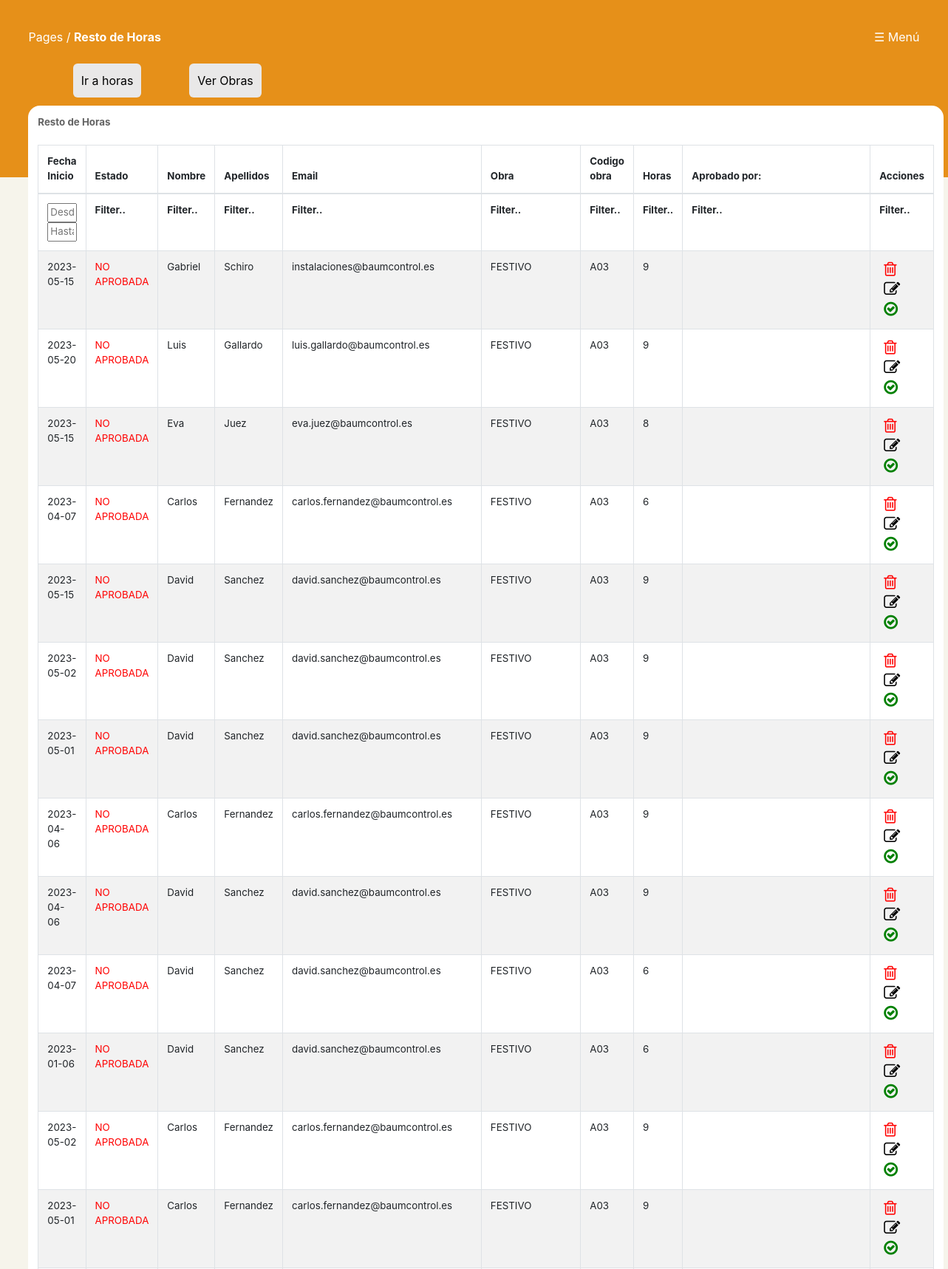
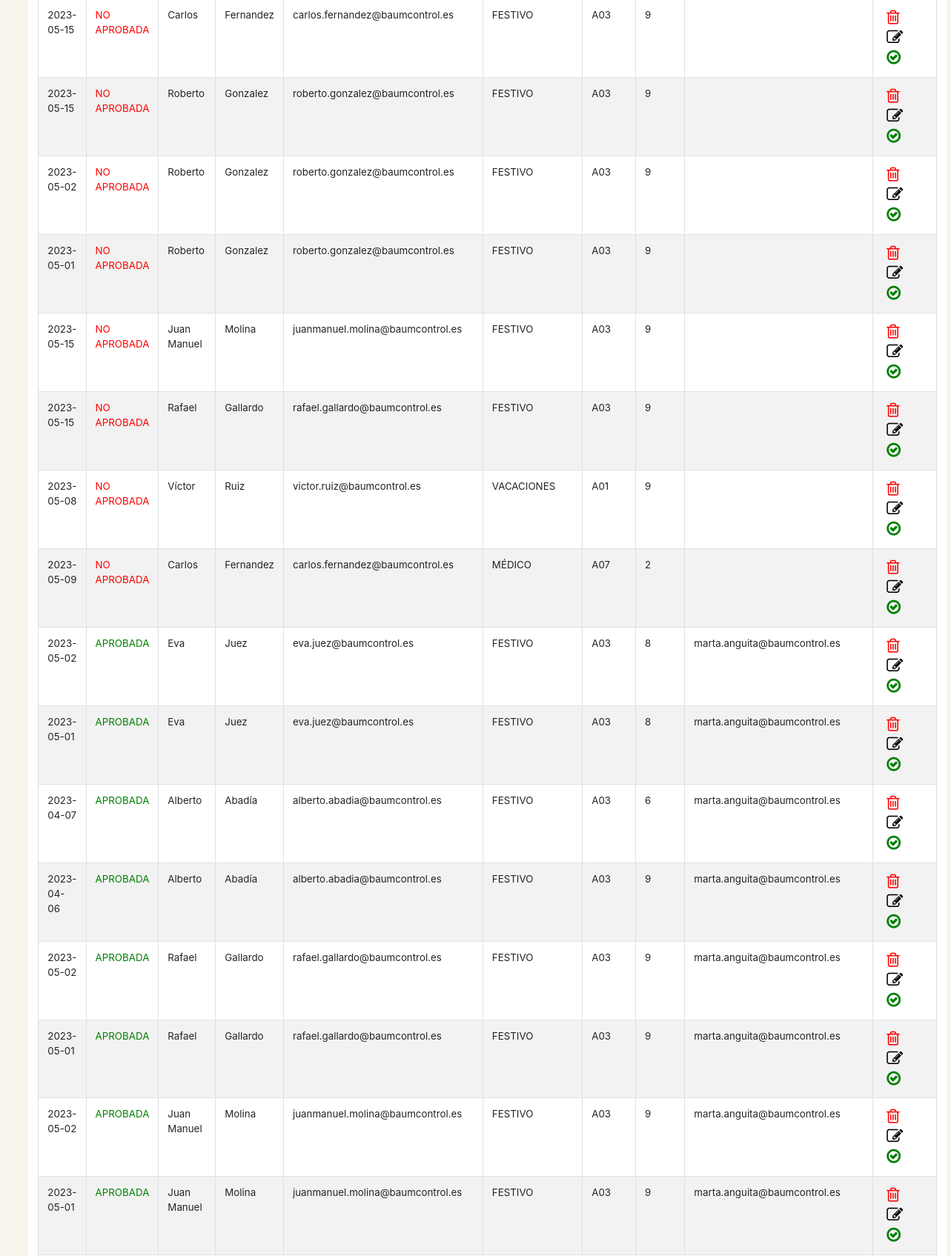
The app's page /horas_general/resto_horas.php (upper part) with its own data (2 pictures, top to bottom).
### tables this page shows
CREATE TABLE `exception_hours` (
  `id` bigint unsigned NOT NULL AUTO_INCREMENT,
  `hour` double NOT NULL DEFAULT '0',
  `user_id` bigint unsigned NOT NULL,
  `exception_work_id` bigint unsigned NOT NULL,
  `distancia` double(8,2) DEFAULT NULL,
  `status` enum('APROBADA','NO APROBADA') NOT NULL DEFAULT 'NO APROBADA',
  `date` date NOT NULL,
  `date_final` date DEFAULT NULL,
  `when_approve` date DEFAULT NULL,
  `who_approve` varchar(255) DEFAULT NULL,
  `id_who_approve` int DEFAULT NULL,
  `created_at` timestamp NULL DEFAULT NULL,
  `updated_at` timestamp NULL DEFAULT NULL,
  PRIMARY KEY (`id`),
  KEY `exception_hours_user_id_foreign` (`user_id`),
  KEY `exception_hours_exception_work_id_foreign` (`exception_work_id`),
  CONSTRAINT `exception_hours_exception_work_id_foreign` FOREIGN KEY (`exception_work_id`) REFERENCES `exception_works` (`id`),
  CONSTRAINT `exception_hours_user_id_foreign` FOREIGN KEY (`user_id`) REFERENCES `users` (`id`)
);

CREATE TABLE `users` (
  `id` bigint unsigned NOT NULL AUTO_INCREMENT,
  `name` varchar(255) NOT NULL,
  `last_name` varchar(255) DEFAULT NULL,
  `email` varchar(255) NOT NULL,
  `type` enum('ACTIVADA','NO ACTIVADA') NOT NULL DEFAULT 'ACTIVADA',
  `email_verified_at` timestamp NULL DEFAULT NULL,
  `password` varchar(255) DEFAULT NULL,
  `two_factor_secret` text,
  `two_factor_recovery_codes` text,
  `two_factor_confirmed_at` timestamp NULL DEFAULT NULL,
  `remember_token` varchar(100) DEFAULT NULL,
  `current_team_id` bigint unsigned DEFAULT NULL,
  `profile_photo_path` varchar(2048) DEFAULT NULL,
  `created_at` timestamp NULL DEFAULT NULL,
  `updated_at` timestamp NULL DEFAULT NULL,
  `deleted_at` timestamp NULL DEFAULT NULL,
  `hour_extra` int DEFAULT NULL,
  `schedule_id` bigint unsigned DEFAULT NULL,
  `rol_id` bigint unsigned DEFAULT NULL,
  `password2` varchar(250) DEFAULT NULL,
  PRIMARY KEY (`id`),
  UNIQUE KEY `users_email_unique` (`email`),
  KEY `schedule_id` (`schedule_id`),
  KEY `fk_rol_id` (`rol_id`),
  CONSTRAINT `fk_rol_id` FOREIGN KEY (`rol_id`) REFERENCES `roles` (`id`),
  CONSTRAINT `users_ibfk_1` FOREIGN KEY (`schedule_id`) REFERENCES `schedules` (`id`),
  CONSTRAINT `users_ibfk_2` FOREIGN KEY (`schedule_id`) REFERENCES `schedules` (`id`)
);

CREATE TABLE `exception_works` (
  `id` bigint unsigned NOT NULL AUTO_INCREMENT,
  `code` varchar(255) NOT NULL,
  `name` varchar(255) NOT NULL,
  `km_total` double(8,2) DEFAULT NULL,
  `hour_total` double(8,2) DEFAULT NULL,
  `created_at` timestamp NULL DEFAULT NULL,
  `updated_at` timestamp NULL DEFAULT NULL,
  PRIMARY KEY (`id`)
);

### horas_general/resto_horas.php (the view, shortened to what this page needs)
<?php
include("../include/bbddconexion.php");
if (!$conn) {
    die("Conexion fallida:" . mysqli_connect_error());
} else {
    $query = "select exception_hours.status, users.name as 'name_user', users.last_name, users.email, exception_works.code, exception_works.name, exception_hours.date, exception_hours.hour, exception_hours.id, exception_hours.who_approve from exception_hours, users, exception_works where users.id=exception_hours.user_id and exception_hours.exception_work_id=exception_works.id order by exception_hours.id desc;";
    $consulta = mysqli_query($conn, $query) or die("Fallo en la consulta");
    $num_filas = mysqli_num_rows($consulta);
    if ($consulta) {
        echo '
            <!DOCTYPE html>
<html lang="es">
<head>
<meta content="initial-scale=1,
maximum-scale=1, user-scalable=0"
name="viewport" />
<meta name="viewport"
content="width=device-width" />
    <title>BaumControl</title>
        <link rel="shortcut icon" href="../img/favicon.png">
    <link rel="stylesheet" href="../css/nav-bar.css">';
        include("../include/tabla.php");
        include("../include/tabla2.php");
        include("../include/menu.php");
        echo '</head>
<body>
<div class="fondo_naranja">
<div class="nav-bar">
    <span>Pages / <b>Resto de Horas</b></span>
    ';
        include("../template/menu.php");
        echo ' <br><br>
    <div class="medio">
            <nav class="medio_ajuste">
                <a class="item_a" href="./horas_todos.php">
                    <div class="items">
                        <span class="item_span"> Ir a horas </span>
                    </div>
                </a>
                <a class="item_a" href="../exception_works/exception_works.php">
                    <div class="items ">
                        <span class="item_span"> Ver Obras </span>
                    </div>
                </a>
            </nav>
        </div><br>
</div>
<div class="tabla_estilo">
    <span> Resto de Horas</span><br><br>
        <table class="records_list table table-striped table-bordered table-hover" id="mydatatable">
                    <thead>
                        <tr>
                            <th>Fecha Inicio</th>
                            <th>Estado</th>
                            <th>Nombre</th>
                            <th>Apellidos</th>
                            <th>Email</th>
                            <th>Obra</th>
                            <th>Codigo obra</th>
                            <th>Horas</th>
                            <th>Aprobado por:</th>
                            <th>Acciones</th>
                        </tr>
                    </thead>
                    <tfoot>
                <tr>
                    <th id="fecha_input" class="date">Filter..</th>
                    <th class="estado">Filter..</th>
                    <th>Filter..</th>
                    <th>Filter..</th>
                    <th>Filter..</th>
                    <th>Filter..</th>
                    <th>Filter..</th>
                    <th>Filter..</th>
                    <th>Filter..</th>
                    <th>Filter..</th>
                </tr>
            </tfoot>
                    <tbody>';
        for ($i = 0; $i < $num_filas; $i++) {
            $resultado = mysqli_fetch_array($consulta);
            print "<tr><td>" . $resultado['date'] . "</td><td class='" . $resultado['status'] . "'>" . $resultado['status'] . " </td><td> " . $resultado['name_user'] . "</td><td> " . $resultado['last_name'] . "</td><td> " . $resultado['email'] . "</td><td> " . $resultado['name'] . "</td><td>" . $resultado['code'] . "</td><td>" . $resultado['hour'] . "</td><input type='hidden' name='hours_id' value='" . $resultado['id'] . "' ></td>
                            <td>" . $resultado['who_approve'] . "</td>
                            <td><form action='exception_horas_conf.php' method='GET'>
                            <button class='no_boton2' name='delete' onclick='return confirmDelete()' >
                            <i class='fa fa-trash-o' style='font-size:22px;color:red'></i>
                            </button>
                            <button name='edit' class='no_boton2' >
                            <i class='fa fa-edit' style='font-size:22px;color:black'></i>
                            </button>
                            <button name='confirm' class='no_boton2'>
                            <i class='fa fa-check-circle-o' style='font-size:22px;color:green'></i>
                            </button>
                            <input type='hidden' name='id' value='" . $resultado['id'] . "'> </form>
                </td></tr>";
        }
        echo '
                    </tbody>
                </table><br>
            </div>
        </div>
        <script>
        /* Initialization of datatables */
        $(document).ready(function () {
            $("table.display").DataTable();
        });
    </script>
    </body>
</html>
        ';
    } else {
        echo "<script language='javascript'>
            alert('¡¡ Error al añadir las horas!!');
            window.location.replace('./horas.php');
            </script>";
    }
}

### css/nav-bar.css (style rules this page uses)
* { margin: 0; }
.nav-bar { color: white; padding: 3%; }
.medio { width: 100%; }
.medio_ajuste { width: 90%; margin-left: 5%; margin-right: 5%; }
.items { width:auto; float: left; background-color: rgb(233, 232, 232); margin-right: 6%; border-radius: 6px; padding: 1%; margin-bottom: 1%; cursor: pointer; }
.item_a { text-decoration: none; color: black; }
.APROBADA { color: green; }
.NO { color: red; }

### css/tabla.css (style rules this page uses)
.tabla_estilo { width: 95%; margin-left: 3%; margin-top: -1%; border-radius: 5px; padding: 1%; border-radius: 1rem; overflow-x:scroll; max-height: 80vh; background-color: white; font-size: 10pt; display: table; }
.fondo_naranja { background-color: #e69019; max-height:30vh; }
* { margin: 0; }
body { background-color: #dfdada; }
.tabla_estilo span { font-weight: 700; color: #636363; }
a { text-decoration: none; }
#fecha_input { width: 100px; }

### css/menu.css (style rules this page uses)
.items { width: auto; float: left; background-color: rgb(233, 232, 232); margin-right: 6%; border-radius: 6px; padding: 1%; }
.item_a { text-decoration: none; color: black; }
.no_boton2 { background-color: unset; border: none; cursor: pointer; }

### include/tabla2.php (style rules this page uses)
#mydatatable tfoot { display: table-header-group !important; }

### records on screen
exception_hours: date "2023-05-15", status "NO APROBADA", user.name "Gabriel", user.last_name "Schiro", user.email "instalaciones@baumcontrol.es", exception_work.name "FESTIVO", exception_work.code "A03", hour "9"
exception_hours: date "2023-05-20", status "NO APROBADA", user.name "Luis", user.last_name "Gallardo", user.email "luis.gallardo@baumcontrol.es", exception_work.name "FESTIVO", exception_work.code "A03", hour "9"
exception_hours: date "2023-05-15", status "NO APROBADA", user.name "Eva", user.last_name "Juez", user.email "eva.juez@baumcontrol.es", exception_work.name "FESTIVO", exception_work.code "A03", hour "8"
exception_hours: date "2023-04-07", status "NO APROBADA", user.name "Carlos", user.last_name "Fernandez", user.email "carlos.fernandez@baumcontrol.es", exception_work.name "FESTIVO", exception_work.code "A03", hour "6"
exception_hours: date "2023-05-15", status "NO APROBADA", user.name "David", user.last_name "Sanchez", user.email "david.sanchez@baumcontrol.es", exception_work.name "FESTIVO", exception_work.code "A03", hour "9"
exception_hours: date "2023-05-02", status "NO APROBADA", user.name "David", user.last_name "Sanchez", user.email "david.sanchez@baumcontrol.es", exception_work.name "FESTIVO", exception_work.code "A03", hour "9"
exception_hours: date "2023-05-01", status "NO APROBADA", user.name "David", user.last_name "Sanchez", user.email "david.sanchez@baumcontrol.es", exception_work.name "FESTIVO", exception_work.code "A03", hour "9"
exception_hours: date "2023-04-06", status "NO APROBADA", user.name "Carlos", user.last_name "Fernandez", user.email "carlos.fernandez@baumcontrol.es", exception_work.name "FESTIVO", exception_work.code "A03", hour "9"
exception_hours: date "2023-04-06", status "NO APROBADA", user.name "David", user.last_name "Sanchez", user.email "david.sanchez@baumcontrol.es", exception_work.name "FESTIVO", exception_work.code "A03", hour "9"
exception_hours: date "2023-04-07", status "NO APROBADA", user.name "David", user.last_name "Sanchez", user.email "david.sanchez@baumcontrol.es", exception_work.name "FESTIVO", exception_work.code "A03", hour "6"
exception_hours: date "2023-01-06", status "NO APROBADA", user.name "David", user.last_name "Sanchez", user.email "david.sanchez@baumcontrol.es", exception_work.name "FESTIVO", exception_work.code "A03", hour "6"
exception_hours: date "2023-05-02", status "NO APROBADA", user.name "Carlos", user.last_name "Fernandez", user.email "carlos.fernandez@baumcontrol.es", exception_work.name "FESTIVO", exception_work.code "A03", hour "9"
exception_hours: date "2023-05-01", status "NO APROBADA", user.name "Carlos", user.last_name "Fernandez", user.email "carlos.fernandez@baumcontrol.es", exception_work.name "FESTIVO", exception_work.code "A03", hour "9"
exception_hours: date "2023-05-15", status "NO APROBADA", user.name "Carlos", user.last_name "Fernandez", user.email "carlos.fernandez@baumcontrol.es", exception_work.name "FESTIVO", exception_work.code "A03", hour "9"
exception_hours: date "2023-05-15", status "NO APROBADA", user.name "Roberto", user.last_name "Gonzalez", user.email "roberto.gonzalez@baumcontrol.es", exception_work.name "FESTIVO", exception_work.code "A03", hour "9"
exception_hours: date "2023-05-02", status "NO APROBADA", user.name "Roberto", user.last_name "Gonzalez", user.email "roberto.gonzalez@baumcontrol.es", exception_work.name "FESTIVO", exception_work.code "A03", hour "9"
exception_hours: date "2023-05-01", status "NO APROBADA", user.name "Roberto", user.last_name "Gonzalez", user.email "roberto.gonzalez@baumcontrol.es", exception_work.name "FESTIVO", exception_work.code "A03", hour "9"
exception_hours: date "2023-05-15", status "NO APROBADA", user.name "Juan Manuel", user.last_name "Molina", user.email "juanmanuel.molina@baumcontrol.es", exception_work.name "FESTIVO", exception_work.code "A03", hour "9"
exception_hours: date "2023-05-15", status "NO APROBADA", user.name "Rafael", user.last_name "Gallardo", user.email "rafael.gallardo@baumcontrol.es", exception_work.name "FESTIVO", exception_work.code "A03", hour "9"
exception_hours: date "2023-05-08", status "NO APROBADA", user.name "Víctor", user.last_name "Ruiz", user.email "victor.ruiz@baumcontrol.es", exception_work.name "VACACIONES", exception_work.code "A01", hour "9"
exception_hours: date "2023-05-09", status "NO APROBADA", user.name "Carlos", user.last_name "Fernandez", user.email "carlos.fernandez@baumcontrol.es", exception_work.name "MÉDICO", exception_work.code "A07", hour "2"
exception_hours: date "2023-05-02", status "APROBADA", user.name "Eva", user.last_name "Juez", user.email "eva.juez@baumcontrol.es", exception_work.name "FESTIVO", exception_work.code "A03", hour "8", who_approve "marta.anguita@baumcontrol.es"
exception_hours: date "2023-05-01", status "APROBADA", user.name "Eva", user.last_name "Juez", user.email "eva.juez@baumcontrol.es", exception_work.name "FESTIVO", exception_work.code "A03", hour "8", who_approve "marta.anguita@baumcontrol.es"
exception_hours: date "2023-04-07", status "APROBADA", user.name "Alberto", user.last_name "Abadía", user.email "alberto.abadia@baumcontrol.es", exception_work.name "FESTIVO", exception_work.code "A03", hour "6", who_approve "marta.anguita@baumcontrol.es"
exception_hours: date "2023-04-06", status "APROBADA", user.name "Alberto", user.last_name "Abadía", user.email "alberto.abadia@baumcontrol.es", exception_work.name "FESTIVO", exception_work.code "A03", hour "9", who_approve "marta.anguita@baumcontrol.es"
exception_hours: date "2023-05-02", status "APROBADA", user.name "Rafael", user.last_name "Gallardo", user.email "rafael.gallardo@baumcontrol.es", exception_work.name "FESTIVO", exception_work.code "A03", hour "9", who_approve "marta.anguita@baumcontrol.es"
exception_hours: date "2023-05-01", status "APROBADA", user.name "Rafael", user.last_name "Gallardo", user.email "rafael.gallardo@baumcontrol.es", exception_work.name "FESTIVO", exception_work.code "A03", hour "9", who_approve "marta.anguita@baumcontrol.es"
exception_hours: date "2023-05-02", status "APROBADA", user.name "Juan Manuel", user.last_name "Molina", user.email "juanmanuel.molina@baumcontrol.es", exception_work.name "FESTIVO", exception_work.code "A03", hour "9", who_approve "marta.anguita@baumcontrol.es"
exception_hours: date "2023-05-01", status "APROBADA", user.name "Juan Manuel", user.last_name "Molina", user.email "juanmanuel.molina@baumcontrol.es", exception_work.name "FESTIVO", exception_work.code "A03", hour "9", who_approve "marta.anguita@baumcontrol.es"
